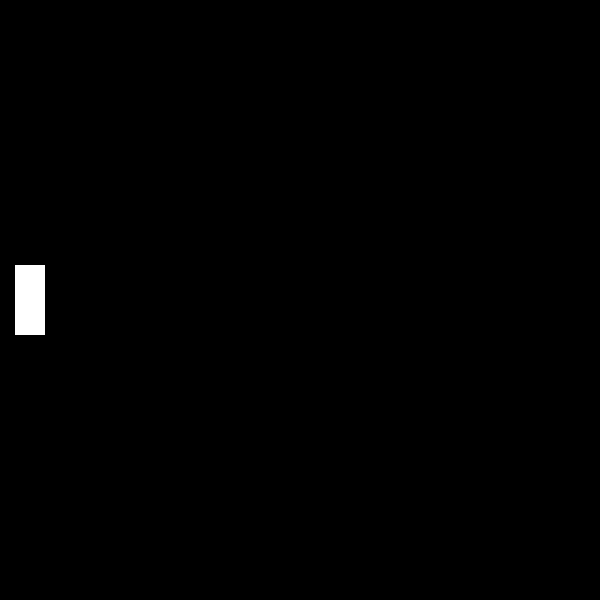
Frame 1 (no input)
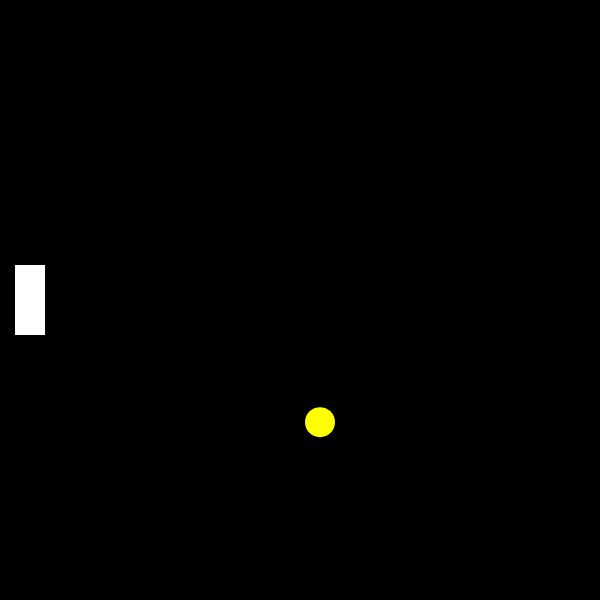
Frame 60 (no input)
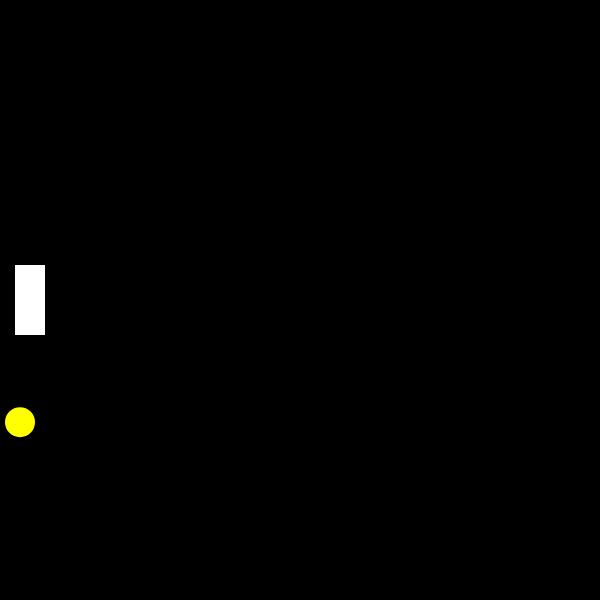
Frame 120 (the mouse pressed at the canvas centre since frame 60)

The p5.js sketch that drew these frames (run headless with seeded random() and noise() and a simulated clock; from frame 60 on, the mouse is pressed at the canvas centre):

// p5.js sketch
// ── sketch.js
let ball, bat;

function setup() {
    createCanvas(600, 600);
    rectMode(CENTER);
    noStroke();
    bat = new Bat(30, width / 2);
    ball = new Ball(5);
}

function draw() {
    background(0);
    if (keyIsPressed) {
        moveBat();
    }
    bat.draw();
    ball.draw();
    if (bat.hit(ball)) {
        bat.grow();
        ball.bounce();
    } else if (bat.missed(ball)) {
        bat.shrink();
        ball.increaseSpeed();
        ball.newThrow();
    }
    ball.update();
}

/**
 * Moves the bat if the user has pressed an appropriate key
 */
function moveBat() {
    if (key === "w" || keyCode === UP_ARROW) {
        bat.moveUp();
    } else if (key === "s" || keyCode === DOWN_ARROW) {
        bat.moveDown();
    }
}

/**
 * Represents the Bat
 */
class Bat {
    #x;
    #y;
    #height = 70;
    #width = 30;
    #moveSpeed = 5;
    #growAmount = 5;
    #shrinkAmount = 2;

    /**
     * Creates a new Bat
     * @param {number} x The starting x coordinate (CENTER mode)
     * @param {number} y The starting y coordinate (CENTER mode)
     */
    constructor(x, y) {
        this.#x = x;
        this.#y = y;
    }

    draw() {
        fill(255);
        rect(this.#x, this.#y, this.#width, this.#height);
    }

    /**
     * Moves the bat up.
     */
    moveUp() {
        this.#y -= this.#moveSpeed;
    }

    /**
     * Moves the bat down.
     */
    moveDown() {
        this.#y += this.#moveSpeed;
    }

    /**
     * Checks if this Bat has hit the given Ball.
     * @param {Ball} ball An instance of Ball
     * @returns {boolean} True if this bat has hit the ball, false otherwise.
     */
    hit(ball) {
        return ball.getX() - ball.getSize() / 2 <= this.#x + this.#width / 2 && ball.getY() >= this.#y - this.#height / 2 &&
                ball.getY() <= this.#y + this.#height / 2;
    }

    /**
     * Checks if this Bat has missed the given Ball.
     * @param {Ball} ball An instance of Ball
     * @returns {boolean} True if this bat has missed the ball, false otherwise.
     */
    missed(ball) {
        return ball.getX() <= -ball.getSize() / 2;
    }

    /**
     * Increases the height of the bat
     */
    grow() {
        this.#height += this.#growAmount;
    }

    /**
     * Decreases the height of the bat
     */
    shrink() {
        if (this.#height >= this.#shrinkAmount) {
            this.#height -= this.#shrinkAmount;
        }
    }
}

/**
 * Represents a ball.
 */
class Ball {
    #x;
    #y;
    #speed;
    #size = 30;
    #direction = -1;

    /**
     * Creates a new Ball
     * @param {number} speed The starting speed of the ball
     */
    constructor(speed) {
        this.#speed = speed;
        this.newThrow();
    }

    /**
     * Sets the ball to its starting position just off the right edge at 
     * a random y location, moving left.
     */
    newThrow() {
        this.#x = width + this.#size / 2;
        this.#direction = -1;
        this.#y = random(this.#size / 2, height - this.#size / 2);
    }

    /**
     * Draws the ball
     */
    draw() {
        fill(255, 255, 0);
        circle(this.#x, this.#y, this.#size);
    }

    /**
     * Updates the ball's position
     */
    update() {
        this.#x += this.#speed * this.#direction;
        if (this.#hasReturned()) {
            this.newThrow();
        }
    }

    /**
     * Checks if the ball has returned to the right side of the canvas.
     * @returns {boolean} True if the ball has returned to the right side of the screen after a bounce, false otherwise.
     */
    #hasReturned() {
        return this.#direction === 1 && this.#x >= width + this.#size / 2;
    }

    /**
     * Bounces the ball back toward the right edge
     */
    bounce() {
        this.#direction = 1;
    }

    /**
     * Increases the ball's speed
     */
    increaseSpeed() {
        this.#speed++;
    }

    /**
     * Gets the x coordinate of the ball
     * @returns {number} The x coordinate
     */
    getX() {
        return this.#x;
    }

    /**
     * Gets the y coordinate of the ball
     * @returns {number} The y coordinate
     */
    getY() {
        return this.#y;
    }

    /**
     * Gets the size of the ball
     * @returns {number} The size of the ball
     */
    getSize() {
        return this.#size;
    }
}
// ── batAndBallWithClasses.html
<!DOCTYPE html>
<html lang="en">
  <head>
    <meta charset="utf-8" />
    <meta name="viewport" content="width=device-width, initial-scale=1.0">

    <title>PDM1 - W9P2 - batAndBallWithClasses</title>

    <link href="https://cdn.jsdelivr.net/npm/bootstrap@5.3.1/dist/css/bootstrap.min.css" rel="stylesheet" integrity="sha384-4bw+/aepP/YC94hEpVNVgiZdgIC5+VKNBQNGCHeKRQN+PtmoHDEXuppvnDJzQIu9" crossorigin="anonymous">
    <link rel="stylesheet" type="text/css" href="./lib/main-styles.css">
    <script src="https://cdn.jsdelivr.net/npm/bootstrap@5.3.1/dist/js/bootstrap.bundle.min.js" integrity="sha384-HwwvtgBNo3bZJJLYd8oVXjrBZt8cqVSpeBNS5n7C8IVInixGAoxmnlMuBnhbgrkm" crossorigin="anonymous"></script>
    <script src="./lib/libraries/p5.min.js"></script>
  </head>

  <body>
    <h1>batAndBall - Solution using classes</h1>
    <script src="sketch.js"></script>
  </body>
</html>
